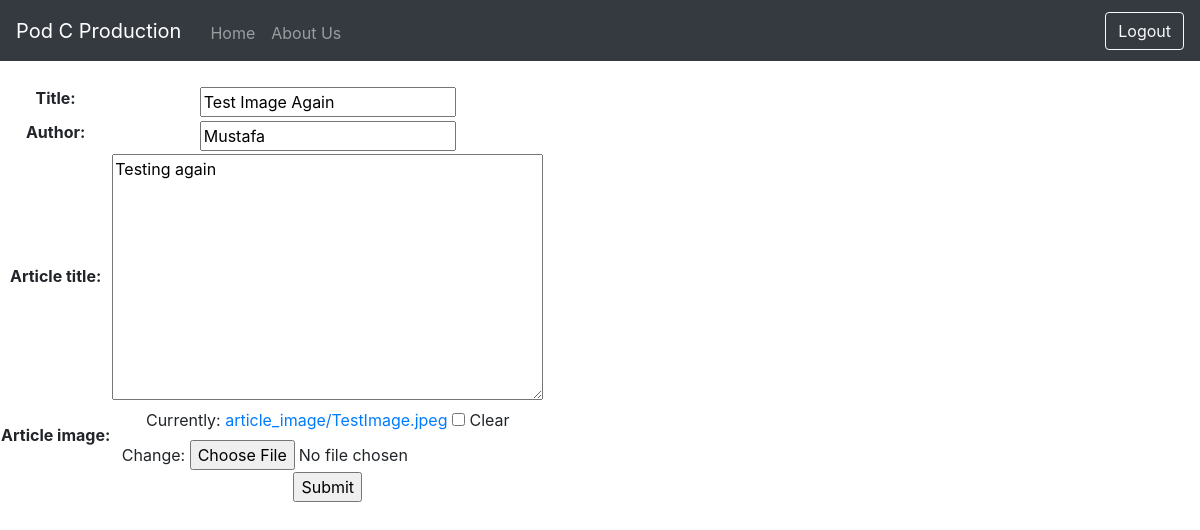
The page /blog/article/edit/8/ (signed in) on the database its author committed.
### blog/models.py (models this page shows)
class Article(models.Model):
	pub_date = models.DateTimeField(default=datetime.now, blank=True)
	title = models.CharField(max_length=200)
	author = models.CharField(max_length=100)
	article_title = models.TextField()
	article_image = models.ImageField(upload_to='article_image', blank=True)

### blog/views.py (the view)
# urls.py: url(r'^article/edit/(?P<pk>[0-9]+)/$', views.editarticle.as_view(), name='editarticle'),
class editarticle(LoginRequiredMixin, UpdateView):
    model = Article
    fields = ('title', 'author', 'article_title', 'article_image')
    template_name = 'blog/addarticle.html'
    success_url = reverse_lazy('index')

### blog/templates/blog/addarticle.html (shortened to what this page needs)
{% extends 'blog/base.html' %}
	{% block body %}
		<table>
			<form method='POST' enctype="multipart/form-data">
					{{form}}
			<br>
			<tr>
			<td></td>
			<td><input type='submit'></input></td>
			</tr>
			</form>
		</table>
	{% endblock %}

### blog/static/blog/style.css (style rules this page uses)
body { background: white; text-align: center; }

### rows shown on the page
Article: title "Test Image Again", author "Mustafa", article_title "Testing again"
